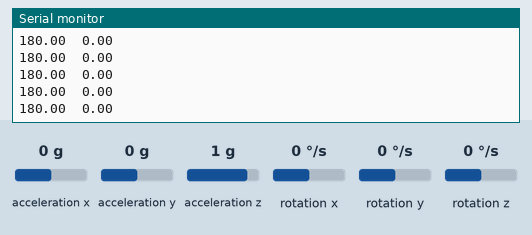
Simulated run of this sketch. Board: Arduino Uno, built with avr-gcc and run on an emulated ATmega328P. Shown: the last lines printed to the serial monitor. The inputs (shaded band) are chosen by the test bench; at power-on: rotation y 0 °/s, acceleration x 0 g, acceleration y 0 g, acceleration z 1 g, rotation x 0 °/s, rotation z 0 °/s.

Above: at 4.2 s.
4.3 s: rotation y set to -192 °/s
At 4.9 s:
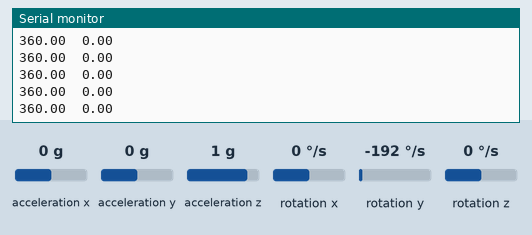
7.3 s: acceleration x set to 0.8 g
At 7.8 s:
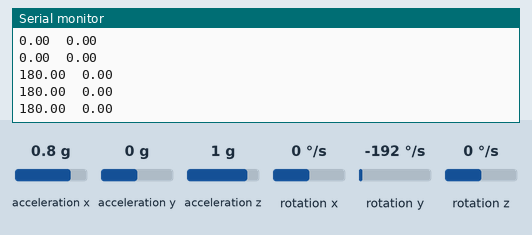
8.8 s: acceleration y set to -1.4 g
At 9.6 s:
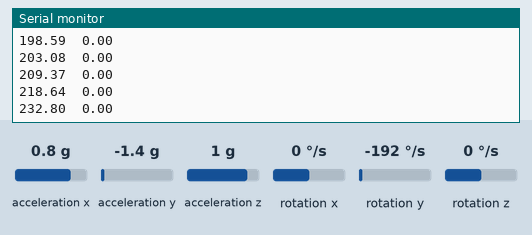
10.3 s: acceleration z set to -1.4 g
At 10.8 s:
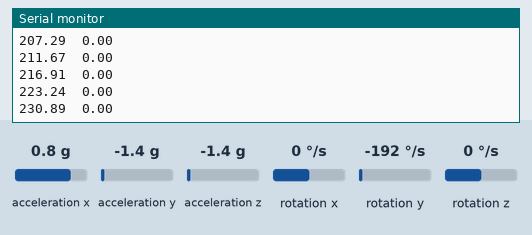
11.8 s: rotation x set to -192 °/s
At 12.7 s:
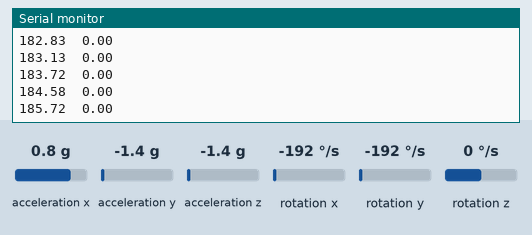
Timing chart, 0 to 14.3 s (numbered marks = the images above; inputs shaded):
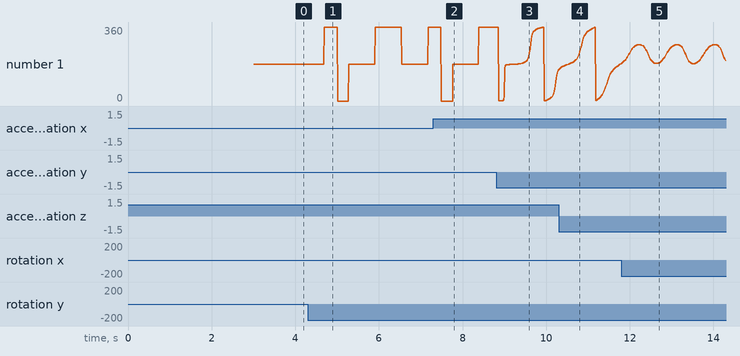

The sketch:

MPU_CAMERA_Test2.ino
```cpp
#include <AutoPID.h>
#include <Servo.h>
#include <MPU6050_tockn.h>
#include <Wire.h>
#include <MadgwickAHRS.h>

#define MPU_READ_DELAY 200

Madgwick filter;
MPU6050 mpu6050(Wire);
float ax, ay, az;
float gx, gy, gz;
float roll, pitch;
double yaw_val, reference, servo_speed;
unsigned long lastMPUUpdate;
int temp;

void setup() {
  Serial.begin(9600);
  Wire.begin();
  mpu6050.begin();
  mpu6050.calcGyroOffsets(true);
//  myservo.attach(9);
  filter.begin(50);
  update_yaw();
}

void loop() {
  // put your main code here, to run repeatedly:
  mpu6050.update();
  update_yaw();


}

void update_yaw() {
//  if ((micros() - lastMPUUpdate) > MPU_READ_DELAY) {
//    mpu6050.update();
//    ax = mpu6050.getAccX();
//    ay = mpu6050.getAccY();
//    az = mpu6050.getAccZ();
//    gx = mpu6050.getGyroX();
//    gy = mpu6050.getGyroY();
//    gz = mpu6050.getGyroZ();
//    filter.updateIMU(gx, gy, gz, ax, ay, az);
//    yaw_val = filter.getYaw();
//    lastMPUUpdate = micros();
//  }

    ax = mpu6050.getAccX();
    ay = mpu6050.getAccY();
    az = mpu6050.getAccZ();
    gx = mpu6050.getGyroX();
    gy = mpu6050.getGyroY();
    gz = mpu6050.getGyroZ();
    filter.updateIMU(gx, gy, gz, ax, ay, az);
    yaw_val = filter.getYaw();
    Serial.print(yaw_val);
    Serial.print("\t");
    Serial.println(mpu6050.getAngleZ());
}
```

Measured:
- after the input at 4.3 s, the serial monitor: prints a new line after 0.39 s (image 1)
- after the input at 8.8 s, the serial monitor: prints a new line after 0.07 s (image 3)
- plotted number 1: 180 → 360 after the input at 4.3 s, 360 → 149.47 after the input at 8.8 s
